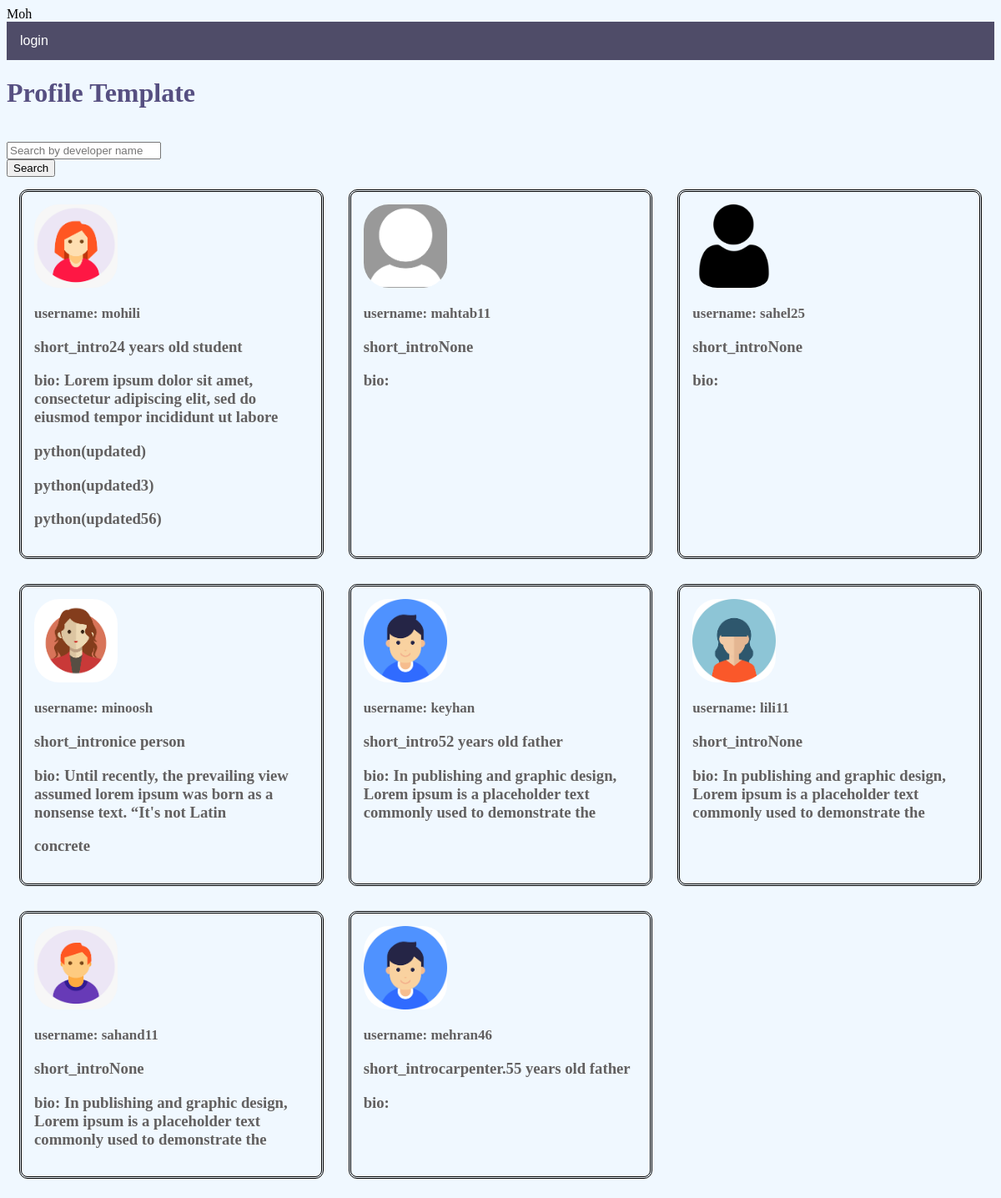
The page / on the database its author committed.
### users/models.py (models this page shows, shortened)
class Profile(models.Model):
    user=models.OneToOneField(User,on_delete=models.CASCADE,null=True,blank=True)
    username=models.CharField(max_length=200,null=True,blank=True)
    name=models.CharField(max_length=200,null=True,blank=True)
    email=models.EmailField(max_length=500,null=True,blank=True)
    short_intro=models.CharField(max_length=200,null=True,blank=True)
    bio=models.TextField(blank=True,null=True)
    profile_image=models.ImageField(null=True,blank=True, upload_to='profiles/', default="profiles/user-default.png")
    created = models.DateTimeField(auto_now_add=True)
    id = models.UUIDField(default=uuid.uuid4, unique=True,
                          primary_key=True, editable=False)

class Skill(models.Model):
    owner=models.ForeignKey(Profile,null=True,blank=True,on_delete=models.CASCADE)
    name=models.CharField(max_length=200,null=True,blank=True)
    description=models.TextField(null=True,blank=True)
    created = models.DateTimeField(auto_now_add=True)
    id = models.UUIDField(default=uuid.uuid4, unique=True,
                          primary_key=True, editable=False)
    def __str__(self):
        return str(self.name)

### users/views.py (the view)
# urls.py: path('',views.profiles,name="profiles"),
def profiles(request):
    profiles,search_query=searchprofile(request)
    context={'profiles':profiles,'search_query':search_query}
    return render(request,'users/profile.html',context)

### users/utils.py (called while the page is built)
def searchprofile(request):
    search_query=''
    if request.GET.get('search_query'):
        search_query=request.GET.get('search_query')
        print('SEARCH',search_query)
    skills=Skill.objects.filter(name__iexact=search_query)
    profiles=Profile.objects.distinct().filter(
        Q(name__contains=search_query)|
        Q(short_intro__contains=search_query)|
        Q(username__contains=search_query)|
        Q(bio__contains=search_query)|
        Q(skill__in=skills)
            )
    return profiles,search_query

### users/templates/users/profile.html (shortened to what this page needs)
{%extends 'main.html'%}
{%load static%}
{%block content%}
<h1>Profile Template</h1>
<br>
<section class="hero-section text-center">
    <div class="container container--narrow">
        <div class="hero-section__search">
            <form id="searchForm" class="form" action="{% url 'profiles' %}" method="get">
                <div class="form__field">
                    <input class="search__project" type="text" name="search_query"
                        value="{{search_query}}" placeholder="Search by developer name" />
                </div>
                <input class="project__btn" type="submit" value="Search" />
            </form>
        </div>
    </div>
</section>
<div class="column">
    {%for profile in profiles%}
        <div class="card">
            <a style="text-decoration:none" href="{%url 'userprofile' profile.id %}" class="project">
                <img class="project__thumbnail" src="{{profile.profile_image.url}}" >
                <h3 class="project__title"><b>username:</b> {{profile.username}}</h3>
                <h3 class="project__owner"><b>short_intro</b>{{profile.short_intro}}</h3>
                <h3 class="project__description"><b> bio:</b> {{profile.bio|slice:100}}</h3>
                {%for skill in profile.skill_set.all%}
                    <h3 class="project__description">{{skill}}</h3>
                {%endfor%}
            </a>
        </div>
    {%endfor%}
</div>
{%endblock content%}

### static/styles/main.css (style rules this page uses)
h1 { color:rgb(86,79,129) }
body { background-color:aliceblue; text-decoration:none; }
.column { display:grid; grid-template-columns:3fr 3fr 3fr; }
img.project__thumbnail { width:100px; height:100px; border-radius:30px; }
.card { border-style:double; margin:15px; padding:15px; border-radius:10px }
h3.project__title { font-size:17px; color:rgba(85, 82, 82, 0.918); text-decoration: none; }
h3.project__description { color:rgba(85, 82, 82, 0.918); text-decoration: none; }
h3.project__owner { color:rgba(85, 82, 82, 0.918); }

### rows shown on the page
Profile: profile_image (picture), username "mohili", short_intro "24 years old student", bio "Lorem ipsum dolor sit amet, consectetur adipiscing elit, sed do eiusmod tempor incididunt ut labore"
Skill: name "python(updated)"
Skill: name "python(updated3)"
Skill: name "python(updated56)"
Profile: profile_image (picture), username "mahtab11", short_intro "None"
Profile: profile_image (picture), username "sahel25", short_intro "None"
Profile: profile_image (picture), username "minoosh", short_intro "nice person", bio "Until recently, the prevailing view assumed lorem ipsum was born as a nonsense text. “It's not Latin"
Skill: name "concrete"
Profile: profile_image (picture), username "keyhan", short_intro "52 years old father", bio "In publishing and graphic design, Lorem ipsum is a placeholder text commonly used to demonstrate the"
Profile: profile_image (picture), username "lili11", short_intro "None", bio "In publishing and graphic design, Lorem ipsum is a placeholder text commonly used to demonstrate the"
Profile: profile_image (picture), username "sahand11", short_intro "None", bio "In publishing and graphic design, Lorem ipsum is a placeholder text commonly used to demonstrate the"
Profile: profile_image (picture), username "mehran46", short_intro "carpenter.55 years old father"
